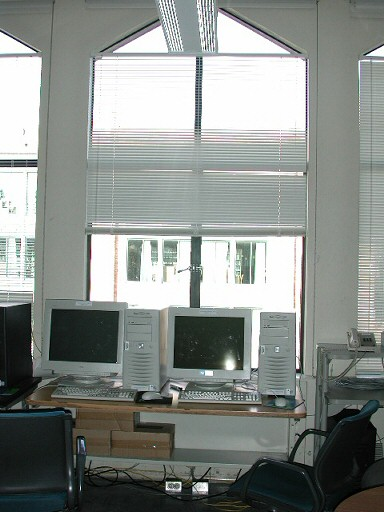
#> input picture panorama_sift/src_left_2.jpg, 384 x 512 px, found by its file name
$ jupyter execute Best-version-2-pictures.ipynb   (shell and % lines are left out)
#> lines starting #> are read from the running program, lines starting #| are printed output that depends on the picture; after the words box and inside, x2 and y2 are one past the last pixel; in counts of white or black regions, pixels touching at a corner belong together
**Cell 1 – Import & tiện ích hiển thị**

[cell 1]
import cv2
import numpy as np
import os
from matplotlib import pyplot as plt


print("OpenCV version:", cv2.__version__)

def plot_images(*imgs, titles=None, figsize=(15,5), hide_ticks=True):
    """
    Hiển thị 1 hoặc nhiều ảnh (BGR/RGB).
    """
    n = len(imgs)
    cols = min(n, 3)
    rows = int(np.ceil(n / cols))
    plt.figure(figsize=figsize)
    for i, img in enumerate(imgs, 1):
        plt.subplot(rows, cols, i)
        if img is None:
            continue
        if img.ndim == 3:
            img_show = cv2.cvtColor(img, cv2.COLOR_BGR2RGB)
        else:
            img_show = img
        plt.imshow(img_show, cmap='gray' if img.ndim == 2 else None)
        if titles and i-1 < len(titles):
            plt.title(titles[i-1])
        if hide_ticks:
            plt.axis('off')
    plt.tight_layout()
    plt.show()

**Cell 2 – Hàm SIFT: detector + matching**

[cell 2]
def create_sift_detector():
    """
    Tạo SIFT detector + norm type cho BFMatcher.
    """
    sift = cv2.SIFT_create()
    norm_type = cv2.NORM_L2
    return sift, norm_type

def match_sift_keypoints(des1, des2, norm_type, ratio_thresh=0.75):
    """
    Matching đặc trưng SIFT bằng BFMatcher + KNN + ratio test (Lowe).
    """
    bf = cv2.BFMatcher(norm_type, crossCheck=False)
    raw_matches = bf.knnMatch(des1, des2, k=2)
    good = [m for m, n in raw_matches if m.distance < ratio_thresh * n.distance]
    return good

**Cell 3 – Hàm ghép panorama bằng SIFT (bản cải tiến, đã fix lỗi)**

[cell 3]
def stitch_two_images_sift(img_left, img_right,
                           ratio_thresh=0.75,
                           min_matches=10,
                           debug=False,
                           num_matches_to_draw=50):
    """
    Ghép img_right vào bên phải img_left bằng SIFT.
    Trả về: panorama_bgr, good_matches, kp1, kp2
    """

    # 0. Tạo SIFT detector
    sift, norm_type = create_sift_detector()

    # 1. Chuyển sang xám
    gray1 = cv2.cvtColor(img_left, cv2.COLOR_BGR2GRAY)
    gray2 = cv2.cvtColor(img_right, cv2.COLOR_BGR2GRAY)

    # 2. Tìm keypoints + descriptors
    kp1, des1 = sift.detectAndCompute(gray1, None)
    kp2, des2 = sift.detectAndCompute(gray2, None)

    print(f"[SIFT] keypoints ảnh trái: {len(kp1)}, ảnh phải: {len(kp2)}")

    # 3. Matching SIFT
    good_matches = match_sift_keypoints(des1, des2, norm_type, ratio_thresh)
    print(f"[SIFT] Số match tốt: {len(good_matches)}")

    if len(good_matches) < min_matches:
        raise ValueError(f"Quá ít match tốt (={len(good_matches)}), "
                         "hãy chụp ảnh overlap nhiều hơn hoặc chỉnh ratio_thresh.")

    # 4. Lấy toạ độ điểm tương ứng
    src_pts = np.float32([kp1[m.queryIdx].pt for m in good_matches]).reshape(-1,1,2)
    dst_pts = np.float32([kp2[m.trainIdx].pt for m in good_matches]).reshape(-1,1,2)

    # 5. Tính homography (RANSAC)
    H, mask = cv2.findHomography(dst_pts, src_pts, cv2.RANSAC, 4.0)
    if H is None:
        raise ValueError("Không tìm được homography phù hợp!")

    # 6. Warp ảnh phải
    h1, w1 = img_left.shape[:2]
    h2, w2 = img_right.shape[:2]

    pano_w = w1 + w2
    pano_h = max(h1, h2)

    warped_right = cv2.warpPerspective(img_right, H, (pano_w, pano_h))

    # 7. Canvas cho left & right (cùng kích thước)
    canvas_left  = np.zeros_like(warped_right)
    canvas_right = warped_right.copy()

    canvas_left[0:h1, 0:w1] = img_left

    # 8. Mask cho blending
    mask_left  = (canvas_left.sum(axis=2)  > 0)
    mask_right = (canvas_right.sum(axis=2) > 0)

    panorama = np.zeros_like(warped_right)

    only_l  = mask_left & ~mask_right
    only_r  = ~mask_left & mask_right
    overlap = mask_left & mask_right

    # vùng chỉ có ảnh trái
    panorama[only_l] = canvas_left[only_l]
    # vùng chỉ có ảnh phải
    panorama[only_r] = canvas_right[only_r]

    # vùng chồng lắp: trung bình 2 ảnh
    if np.any(overlap):
        left_overlap  = canvas_left[overlap].astype(np.float32)
        right_overlap = canvas_right[overlap].astype(np.float32)
        blended = 0.5 * left_overlap + 0.5 * right_overlap
        panorama[overlap] = blended.astype(np.uint8)

    # 9. Cắt phần đen dư bên phải
    gray_pan = cv2.cvtColor(panorama, cv2.COLOR_BGR2GRAY)
    _, thresh = cv2.threshold(gray_pan, 1, 255, cv2.THRESH_BINARY)
    cols = np.where(np.max(thresh, axis=0) > 0)[0]
    if len(cols) > 0:
        max_col = cols[-1]
        panorama = panorama[:, :max_col+1]

       # 10. (tuỳ chọn) Vẽ match SIFT
       # 10. (tuỳ chọn) Vẽ match SIFT
    if debug and num_matches_to_draw > 0:
        max_draw = min(num_matches_to_draw, len(good_matches))
        matches_to_draw = good_matches[:max_draw]
        match_img = cv2.drawMatches(
            img_left, kp1, img_right, kp2,
            matches_to_draw, None,
            matchColor=(0,0,255),
            flags=cv2.DrawMatchesFlags_NOT_DRAW_SINGLE_POINTS
        )
        plot_images(match_img, titles=[f"SIFT - {max_draw} match tốt"])

    return panorama, good_matches, kp1, kp2

**Cell 4 – Đọc ảnh src_left_2_2 & src_right_2**

[cell 4]
base_dir = r"C:\Users\Public\panorama_sift"

left_name  = "src_left_2.jpg"
right_name = "src_right_2.jpg"

path_left  = os.path.join(base_dir, left_name)
path_right = os.path.join(base_dir, right_name)

img_left  = cv2.imread(path_left)
#> img_left is the input picture: shape (512, 384, 3); mean B, G, R 136.9, 140.9, 135.9
img_right = cv2.imread(path_right)
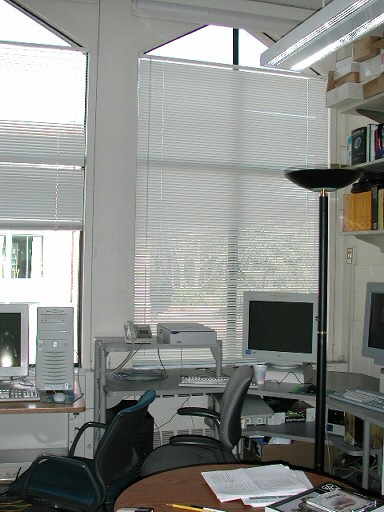
#> input picture panorama_sift/src_right_2.jpg, 384 x 512 px, found by its file name
#> img_right is the input picture: shape (512, 384, 3); mean B, G, R 135.5, 138.9, 136.7

if img_left is None:
    raise FileNotFoundError(f"Không đọc được ảnh trái: {path_left}")
if img_right is None:
    raise FileNotFoundError(f"Không đọc được ảnh phải: {path_right}")

print("Kích thước ảnh trái:", img_left.shape)
#| Kích thước ảnh trái: (512, 384, 3)
print("Kích thước ảnh phải:", img_right.shape)
#| Kích thước ảnh phải: (512, 384, 3)

plot_images(img_left, img_right, titles=["Ảnh trái", "Ảnh phải"])

**Cell 5 – Ghép panorama bằng SIFT + lưu kết quả**

[cell 5]
panorama_bgr, good_matches_sift, kp1_sift, kp2_sift = stitch_two_images_sift(
    img_left, img_right,
    ratio_thresh=0.75,
    min_matches=15,
    debug=True,
    num_matches_to_draw=50   # <- muốn bao nhiêu thì chỉnh ở đây
)
#> in stitch_two_images_sift, `gray2 = cv2.cvtColor(img_right, cv2.COLOR_BGR2GRAY)`:
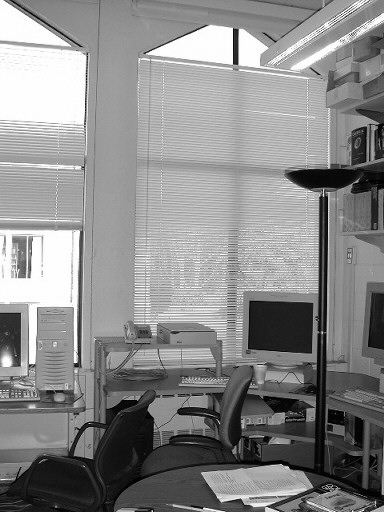
#> gray2: shape (512, 384); min 0, max 255, mean 137.9
#> in stitch_two_images_sift, `kp1, des1 = sift.detectAndCompute(gray1, None)`: kp1 = 585 keypoints; strongest (x, y, size): (202, 488, 8), (297, 367, 2.4), (70, 488, 2), (180, 483, 2)
#> in stitch_two_images_sift, `kp2, des2 = sift.detectAndCompute(gray2, None)`: kp2 = 601 keypoints; strongest (x, y, size): (235, 60, 4.6), (235, 33, 4.7), (75, 361, 2.2), (305, 178, 15.3)
#| [SIFT] keypoints ảnh trái: 585, ảnh phải: 601
#> in match_sift_keypoints, `raw_matches = bf.knnMatch(des1, des2, k=2)`: raw_matches = 585 matches
#> in match_sift_keypoints, `good = [m for m, n in raw_matches if m.distance < ratio_thresh * n.dis..`: good = 96 matches
#| [SIFT] Số match tốt: 96
#> in stitch_two_images_sift, `src_pts = np.float32([kp1[m.queryIdx].pt for m in good_matches]).resha..`: src_pts = 96 rows, first 8: [31.45, 163.1], [35.13, 157], [51.18, 357.7], [54.26, 311.4], [55.9, 353.2], [69.78, 379.8], [74.62, 456.2], [115.5, 271.2]
#> in stitch_two_images_sift, `dst_pts = np.float32([kp2[m.trainIdx].pt for m in good_matches]).resha..`: dst_pts = 96 rows, first 8: [235.5, 60.09], [229.9, 30.43], [362.5, 354.9], [362.5, 354.9], [72.52, 308.1], [333.9, 34.34], [174, 505.4], [79.03, 353.5]
#> in stitch_two_images_sift, `H, mask = cv2.findHomography(dst_pts, src_pts, cv2.RANSAC, 4.0)`: H = [[0.875, -0.00874, 227.5], [-0.0895, 0.981, 11.57], [-0.000351, 1.23e-05, 1]]; mask = 96 values, max 1 at index 12, min 0 at index 0, mean 0.844
#> in stitch_two_images_sift, `canvas_left[0:h1, 0:w1] = img_left`:
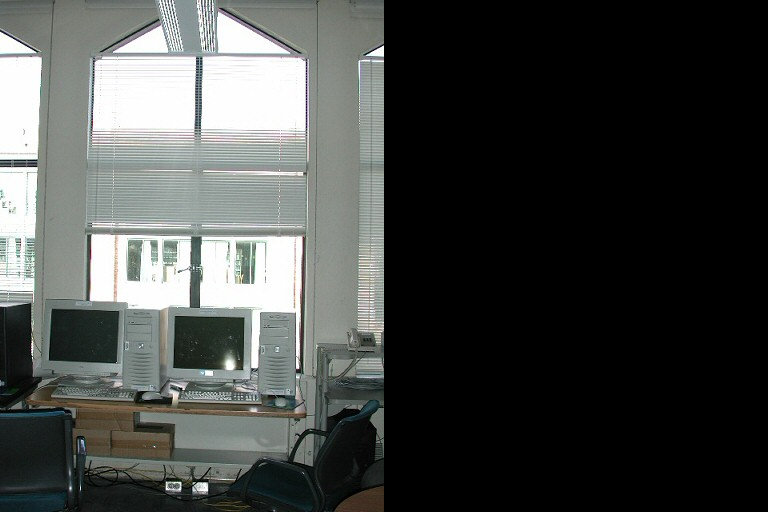
#> canvas_left: shape (512, 768, 3); mean B, G, R 68.5, 70.4, 68
#> in stitch_two_images_sift, `mask_left  = (canvas_left.sum(axis=2)  > 0)`:
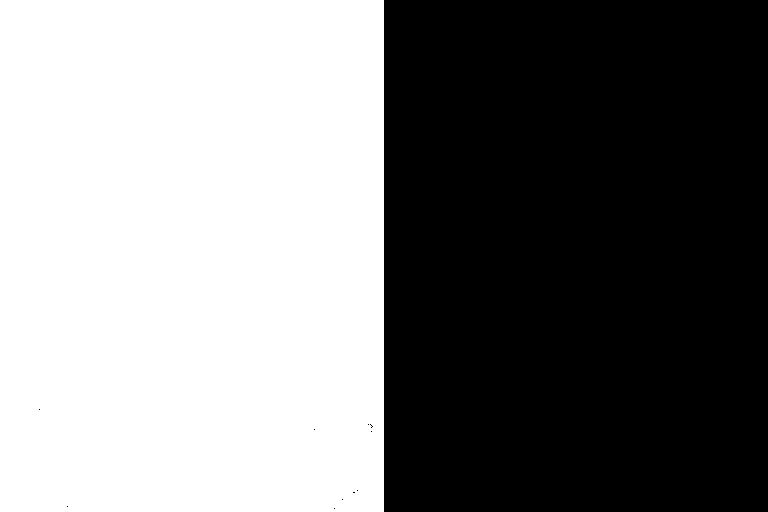
#> mask_left: shape (512, 768) bool; 50% white; 1 white region, box (x1, y1, x2, y2) and area: (0, 0, 384, 512) 196594
#> in stitch_two_images_sift, `cols = np.where(np.max(thresh, axis=0) > 0)[0]`: cols = 651 values from 0 to 650
#> in stitch_two_images_sift, `max_col = cols[-1]`: max_col = 650
#> in stitch_two_images_sift, `panorama = panorama[:, :max_col+1]`:
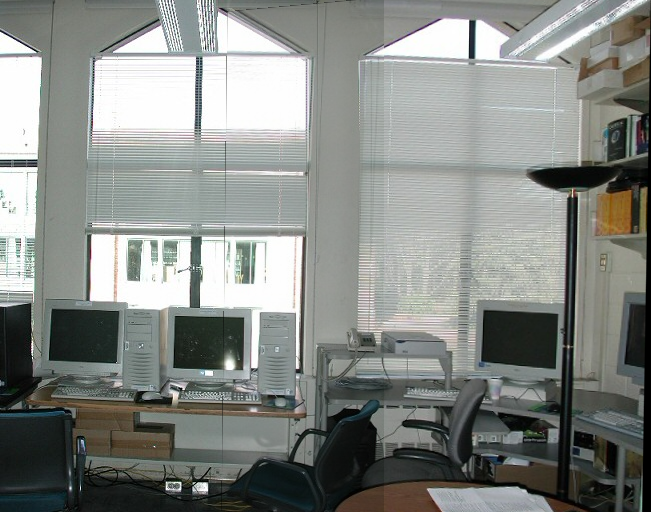
#> panorama: shape (512, 651, 3); mean B, G, R 133, 136.9, 133.4
#> in stitch_two_images_sift, `max_draw = min(num_matches_to_draw, len(good_matches))`: max_draw = 50
#> in stitch_two_images_sift, `matches_to_draw = good_matches[:max_draw]`: matches_to_draw = 50 matches
#> in stitch_two_images_sift, `match_img = cv2.drawMatches( img_left, kp1, img_right, kp2, matches_to..`:
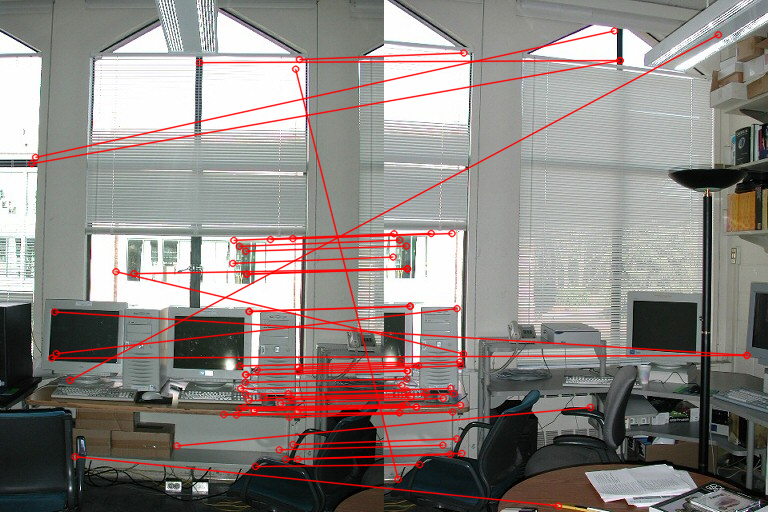
#> match_img: shape (512, 768, 3); mean B, G, R 130.5, 134, 141.6
#> good_matches_sift = 96 matches; kp1_sift has the same summary as kp1 in stitch_two_images_sift; kp2_sift has the same summary as kp2 in stitch_two_images_sift

plot_images(panorama_bgr, titles=["Panorama - SIFT"])

out_path_sift = os.path.join(base_dir, "panorama_sift_result_grail.jpg")
cv2.imwrite(out_path_sift, panorama_bgr)
print("Đã lưu ảnh panorama (SIFT) tại:", out_path_sift)

**Cell 6 – Hàm ORB (detector + match + stitch riêng)**

[cell 6]
def create_orb_detector():
    """
    Tạo ORB detector + norm type cho BFMatcher.
    """
    orb = cv2.ORB_create()
    norm_type = cv2.NORM_HAMMING
    return orb, norm_type

def match_orb_keypoints(des1, des2, norm_type):
    """
    Matching ORB dùng BFMatcher với crossCheck (giống nhiều ví dụ GitHub).
    """
    bf = cv2.BFMatcher(norm_type, crossCheck=True)
    raw_matches = bf.match(des1, des2)
    good = sorted(raw_matches, key=lambda x: x.distance)
    return good

def stitch_two_images_orb(img_left, img_right,
                          min_matches=10,
                          max_draw_matches=50,
                          debug=False):
    """
    Ghép img_right vào bên phải img_left dùng ORB.
    Trả về: panorama_bgr, good_matches, kp1, kp2
    """
    orb, norm_type = create_orb_detector()

    gray1 = cv2.cvtColor(img_left, cv2.COLOR_BGR2GRAY)
    gray2 = cv2.cvtColor(img_right, cv2.COLOR_BGR2GRAY)

    kp1, des1 = orb.detectAndCompute(gray1, None)
    kp2, des2 = orb.detectAndCompute(gray2, None)

    print(f"[ORB] keypoints ảnh trái: {len(kp1)}, ảnh phải: {len(kp2)}")

    good_matches = match_orb_keypoints(des1, des2, norm_type)
    print(f"[ORB] Tổng match (đã sort theo distance): {len(good_matches)}")

    # dùng một số match tốt nhất
    good_subset = good_matches[:max(4*min_matches, min(len(good_matches), 200))]
    print(f"[ORB] Sử dụng {len(good_subset)} match để ước lượng homography")

    if len(good_subset) < min_matches:
        raise ValueError(f"[ORB] Quá ít match tốt (={len(good_subset)})")

    src_pts = np.float32([kp1[m.queryIdx].pt for m in good_subset]).reshape(-1,1,2)
    dst_pts = np.float32([kp2[m.trainIdx].pt for m in good_subset]).reshape(-1,1,2)

    H, mask = cv2.findHomography(dst_pts, src_pts, cv2.RANSAC, 4.0)
    if H is None:
        raise ValueError("[ORB] Không tìm được homography phù hợp!")

    h1, w1 = img_left.shape[:2]
    h2, w2 = img_right.shape[:2]

    pano_w = w1 + w2
    pano_h = max(h1, h2)

    warped_right = cv2.warpPerspective(img_right, H, (pano_w, pano_h))

    # dùng lại cách blending giống SIFT để tiện so sánh
    canvas_left  = np.zeros_like(warped_right)
    canvas_right = warped_right.copy()

    canvas_left[0:h1, 0:w1] = img_left

    mask_left  = (canvas_left.sum(axis=2)  > 0)
    mask_right = (canvas_right.sum(axis=2) > 0)

    panorama = np.zeros_like(warped_right)

    only_l  = mask_left & ~mask_right
    only_r  = ~mask_left & mask_right
    overlap = mask_left & mask_right

    panorama[only_l] = canvas_left[only_l]
    panorama[only_r] = canvas_right[only_r]

    if np.any(overlap):
        left_overlap  = canvas_left[overlap].astype(np.float32)
        right_overlap = canvas_right[overlap].astype(np.float32)
        blended = 0.5 * left_overlap + 0.5 * right_overlap
        panorama[overlap] = blended.astype(np.uint8)

    gray_pan = cv2.cvtColor(panorama, cv2.COLOR_BGR2GRAY)
    _, thresh = cv2.threshold(gray_pan, 1, 255, cv2.THRESH_BINARY)
    cols = np.where(np.max(thresh, axis=0) > 0)[0]
    if len(cols) > 0:
        max_col = cols[-1]
        panorama = panorama[:, :max_col+1]

    if debug:
        max_draw = min(max_draw_matches, len(good_subset))
        matches_to_draw = good_subset[:max_draw]
        match_img = cv2.drawMatches(
            img_left, kp1, img_right, kp2,
            matches_to_draw, None,
            matchColor=(0,255,0),
            flags=cv2.DrawMatchesFlags_NOT_DRAW_SINGLE_POINTS
        )
        plot_images(match_img, titles=[f"ORB - {max_draw} match tốt"])

    return panorama, good_subset, kp1, kp2

**Cell 7 – So sánh nhanh SIFT vs ORB (mở rộng)**

[cell 7]
import time

# SIFT
print("="*60)
print("Ghép panorama bằng SIFT...")
t0 = time.time()
pano_sift, gm_sift, kp1_sift, kp2_sift = stitch_two_images_sift(
    img_left, img_right,
    ratio_thresh=0.75,
    min_matches=15,
    debug=False
)
#| [SIFT] keypoints ảnh trái: 585, ảnh phải: 601
#| [SIFT] Số match tốt: 96
#> gm_sift = 96 matches
t1 = time.time()

# ORB
print("="*60)
print("Ghép panorama bằng ORB...")
t2 = time.time()
pano_orb, gm_orb, kp1_orb, kp2_orb = stitch_two_images_orb(
    img_left, img_right,
    min_matches=15,
    max_draw_matches=80,
    debug=False
)
#> in stitch_two_images_orb, `kp1, des1 = orb.detectAndCompute(gray1, None)`: kp1 = 500 keypoints; strongest (x, y, size): (298, 367, 31), (183, 389, 31), (183, 387, 31), (180, 388, 31)
#> in stitch_two_images_orb, `kp2, des2 = orb.detectAndCompute(gray2, None)`: kp2 = 499 keypoints; strongest (x, y, size): (235, 63, 31), (76, 362, 31), (31, 363, 31), (75, 364, 31)
#| [ORB] keypoints ảnh trái: 500, ảnh phải: 499
#> in match_orb_keypoints, `raw_matches = bf.match(des1, des2)`: raw_matches = 140 matches
#| [ORB] Tổng match (đã sort theo distance): 140
#| [ORB] Sử dụng 140 match để ước lượng homography
#> in stitch_two_images_orb, `src_pts = np.float32([kp1[m.queryIdx].pt for m in good_subset]).reshap..`: src_pts = 140 rows, first 8: [306.9, 435.5], [303.8, 239], [301, 237], [294, 459.6], [298.9, 236.7], [300, 433.2], [300, 433], [297.6, 434.4]
#> in stitch_two_images_orb, `dst_pts = np.float32([kp2[m.trainIdx].pt for m in good_subset]).reshap..`: dst_pts = 140 rows, first 8: [87.09, 429.2], [80.64, 233.3], [79, 232], [74.4, 454.8], [76.03, 231.6], [79.2, 426], [80, 427], [76.8, 428.4]
#> in stitch_two_images_orb, `H, mask = cv2.findHomography(dst_pts, src_pts, cv2.RANSAC, 4.0)`: H = [[1, 0.00284, 227.7], [0.0379, 1.05, -5.07], [-2.61e-05, 7.17e-05, 1]]; mask = 140 values, max 1 at index 0, min 0 at index 25, mean 0.286
#> in stitch_two_images_orb, `warped_right = cv2.warpPerspective(img_right, H, (pano_w, pano_h))`:
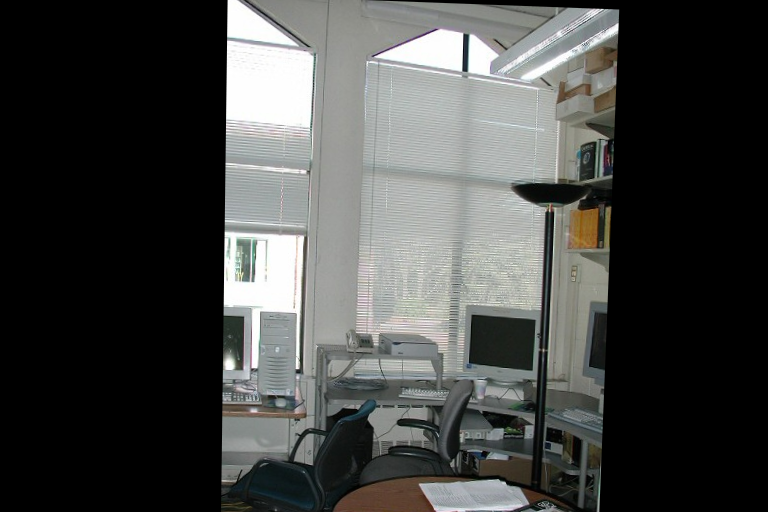
#> warped_right: shape (512, 768, 3); mean B, G, R 68.5, 70.2, 69
#> in stitch_two_images_orb, `only_r  = ~mask_left & mask_right`:
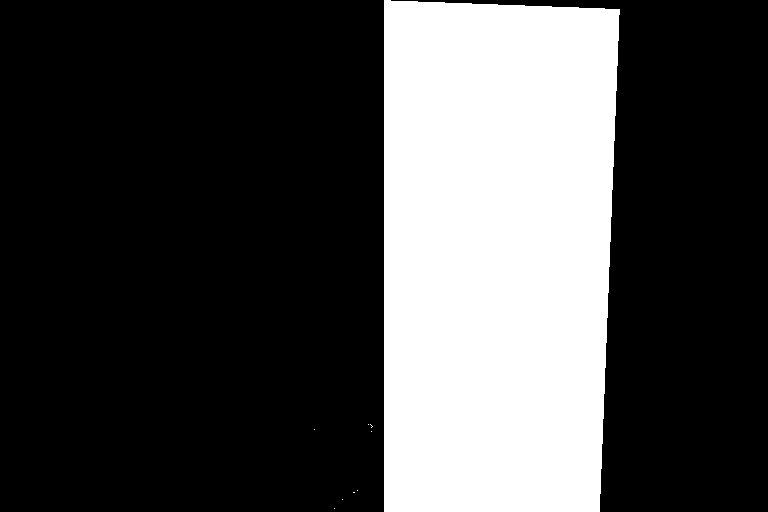
#> only_r: shape (512, 768) bool; 29.1% white; 9 white regions (8 under 20 px), largest, box (x1, y1, x2, y2) and area: (384, 0, 620, 512) 114592
#> in stitch_two_images_orb, `_, thresh = cv2.threshold(gray_pan, 1, 255, cv2.THRESH_BINARY)`:
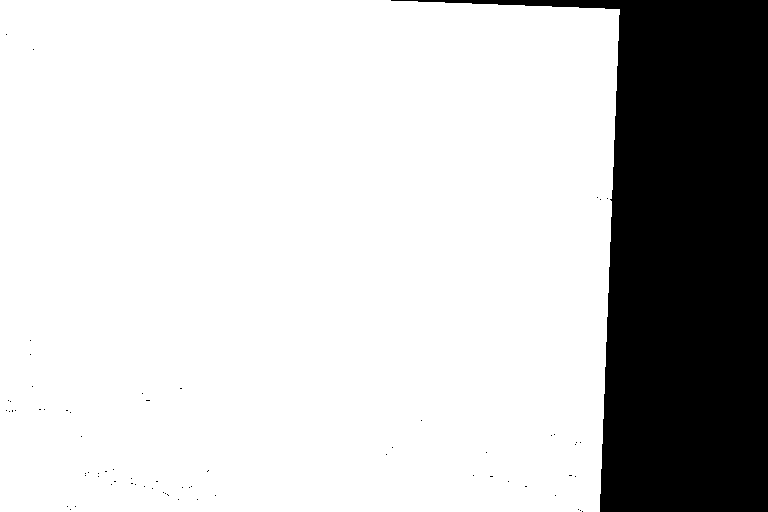
#> thresh: shape (512, 768); 79.1% white; 70 black regions (69 under 20 px), largest, box (x1, y1, x2, y2) and area: (391, 0, 768, 512) 82023
#> in stitch_two_images_orb, `cols = np.where(np.max(thresh, axis=0) > 0)[0]`: cols = 620 values from 0 to 619
#> in stitch_two_images_orb, `max_col = cols[-1]`: max_col = 619
#> in stitch_two_images_orb, `panorama = panorama[:, :max_col+1]`:
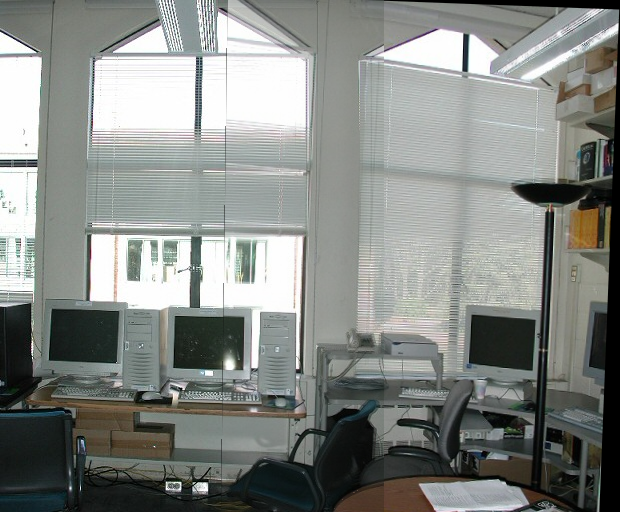
#> panorama: shape (512, 620, 3); mean B, G, R 132.7, 136.5, 132.9
#> gm_orb = 140 matches; kp1_orb has the same summary as kp1 in stitch_two_images_orb; kp2_orb has the same summary as kp2 in stitch_two_images_orb
t3 = time.time()

print("="*60)
print(f"SIFT: kp trái/phải = {len(kp1_sift)}/{len(kp2_sift)}, "
      f"matches = {len(gm_sift)}, time = {t1 - t0:.3f}s")
#| SIFT: kp trái/phải = 585/601, matches = 96, time = 0.154s
print(f"ORB : kp trái/phải = {len(kp1_orb)}/{len(kp2_orb)}, "
      f"matches = {len(gm_orb)}, time = {t3 - t2:.3f}s")
#| ORB : kp trái/phải = 500/499, matches = 140, time = 0.252s

plot_images(
    pano_sift, pano_orb,
    titles=[
        f"Panorama SIFT ({len(gm_sift)} matches, {t1 - t0:.2f}s)",
        f"Panorama ORB ({len(gm_orb)} matches, {t3 - t2:.2f}s)"
    ],
    figsize=(18,6)
)
